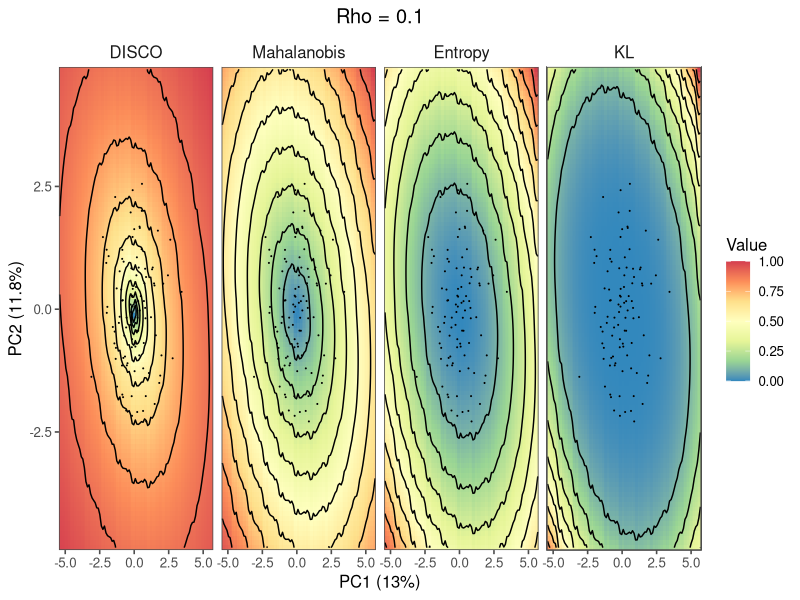
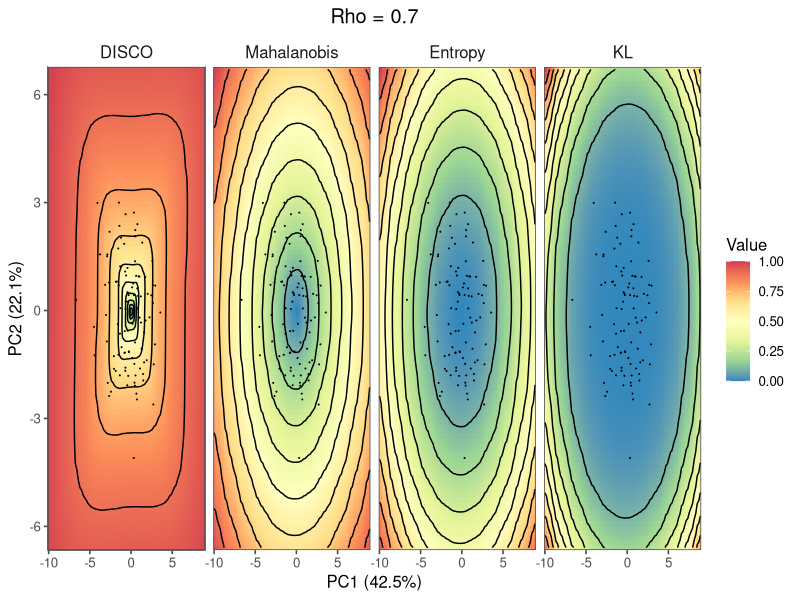
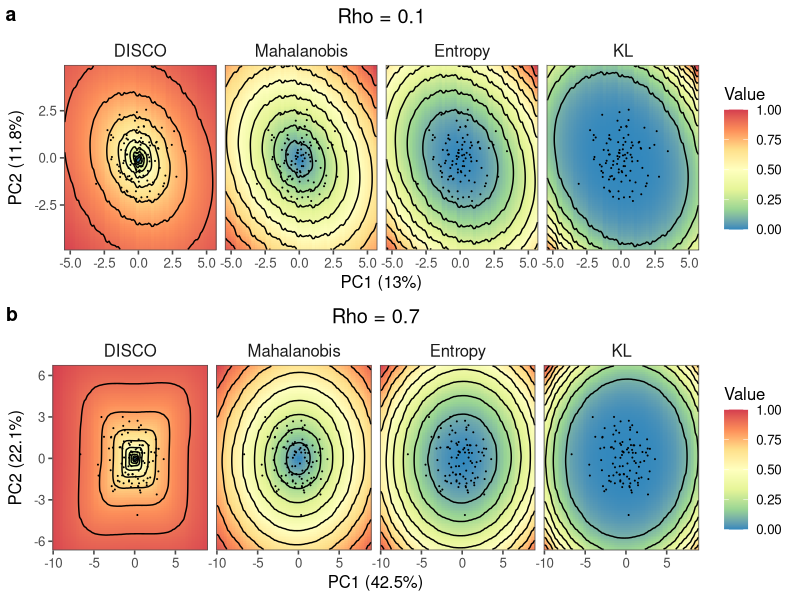
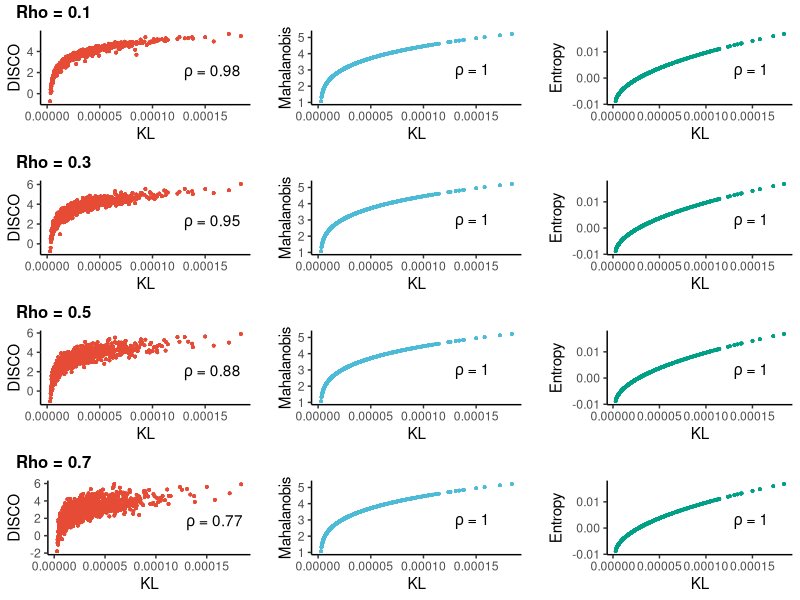
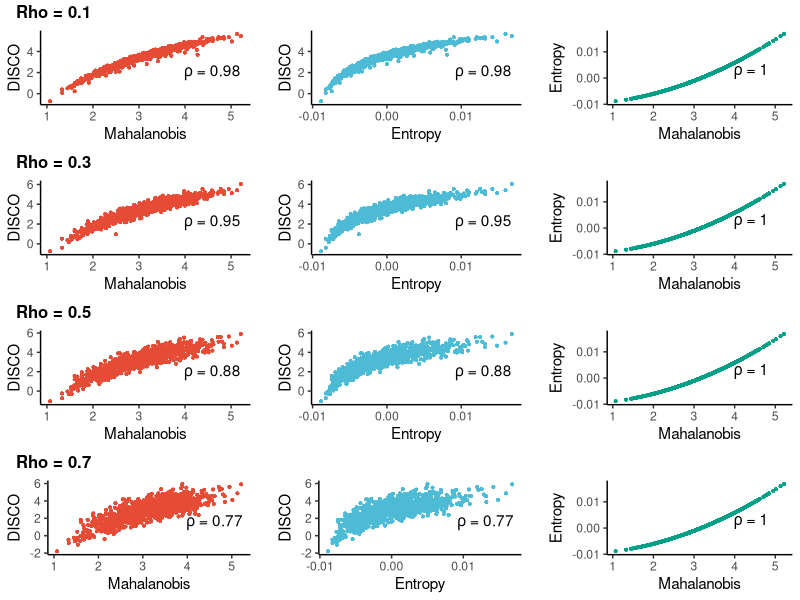

The R script that drew these images, in order:


library(ggplot2)
library(MASS)
library(ggthemes)
library(patchwork)
library(Matrix)

# 距离计算函数
mahalanobis_distance <- function(new_point, reference_data) {
  center <- colMeans(reference_data)
  cov_matrix <- cov(reference_data)
  
  # 处理协方差矩阵奇异性
  if (det(cov_matrix) < 1e-10) {
    cov_matrix <- cov_matrix + diag(1e-6, ncol(reference_data))
  }
  
  diff <- as.matrix(new_point - center)
  sqrt(t(diff) %*% solve(cov_matrix) %*% diff)
}

# DISCO函数（保持不变）
disco_distance <- function(new_point, reference_data, weights = NULL) {
  n_ref <- nrow(reference_data)
  p <- ncol(reference_data)
  
  if (is.null(weights)) weights <- matrix(1, p, p)
  ref_cor <- cor(reference_data)
  
  combined_data <- rbind(reference_data, new_point)
  
  new_cor <- cor(combined_data)
  cor_diff <- ref_cor - new_cor
  
  weighted_diff <- 0.5*cor_diff^2 * weights
  
  sum_diff <- sum(as.numeric(weighted_diff))
  
  log(sum_diff * n_ref^2)
}

entropy_distance <- function(new_point, reference_data) {
  p <- ncol(reference_data)
  cov_ref <- cov(reference_data)
  ref_det <- det(cov_ref)
  
  combined <- rbind(reference_data, new_point)
  cov_new <- cov(combined)
  new_det <- det(cov_new)
  
  # 熵距离与行列式的对数变化相关
  log(new_det) - log(ref_det)
}


kl_divergence_cor_specific <- kl_divergence_correct <- function(mu1, sigma1, mu2, sigma2, eps = 1e-10) {
  # 参数验证
  p <- length(mu1)
  if (nrow(sigma1) != p || nrow(sigma2) != p) {
    stop("均值和协方差矩阵维度不匹配")
  }
  
  # 正则化避免奇异矩阵
  sigma2_reg <- sigma2 + diag(eps, p)
  sigma1_reg <- sigma1 + diag(eps, p)
  
  # 计算逆矩阵
  sigma2_inv <- solve(sigma2_reg)
  
  # 正确的迹项计算
  trace_term <- sum(diag(sigma2_inv %*% sigma1_reg))
  
  # 优化行列式计算
  log_det_sigma2 <- determinant(sigma2_reg, logarithm = TRUE)$modulus[1]
  log_det_sigma1 <- determinant(sigma1_reg, logarithm = TRUE)$modulus[1]
  log_det_term <- log_det_sigma2 - log_det_sigma1
  
  # 均值差异项
  mean_diff <- as.vector(mu1 - mu2)
  mean_term <- as.numeric(t(mean_diff) %*% sigma2_inv %*% mean_diff)
  
  # KL散度公式
  0.5 * (trace_term - p + mean_term + log_det_term)
}

kl_distance  <- function(new_point, reference_data) {
  # 从原始数据计算参数（而不是协方差矩阵）
  ref_mean <- colMeans(reference_data)
  ref_cov <- cov(reference_data)
  
  combined_data <- rbind(reference_data, new_point)
  new_mean <- colMeans(combined_data)
  new_cov <- cov(combined_data)
  
  # 计算对称KL距离
  kl_forward <- kl_divergence_correct(new_mean, new_cov, ref_mean, ref_cov)
  #kl_reverse <- kl_divergence_correct(ref_mean, ref_cov, new_mean, new_cov)
  kl_forward
  #0.5 * (kl_forward + kl_reverse)
}





























standardize <- function(x) {
  (x - min(x)) / (max(x) - min(x))
}











































































































set.seed(123)
n_samples <- 1000  # 增加样本量以更好地表示高维空间
n_dim <- 10       # 10个维度

rho <- 0.1
cor_matrix <- toeplitz(rho^(0:(n_dim-1)))

var_values = runif(n_dim, 0.5, 1.5)
# Convert to covariance matrix
cov_matrix <- diag(sqrt(var_values)) %*% cor_matrix %*% diag(sqrt(var_values))
cov_matrix

# Generate data
mean_vector <- rep(0,n_dim)
data <- mvrnorm(n_samples, mean_vector, cov_matrix)
colnames(data) <- paste0("X", 1:n_dim)
as.data.frame(data)
reference_data=data

# 执行PCA降维
pca <- prcomp(reference_data, scale. = TRUE)

# 计算每个主成分的方差解释比例
variance_explained <- pca$sdev^2 / sum(pca$sdev^2) * 100

# 在PC1-PC2平面上创建网格
grid_size <- 100
pc1_range <- range(pca$x[,1]) * 1.5
pc2_range <- range(pca$x[,2]) * 1.5
pc1_grid <- seq(pc1_range[1], pc1_range[2], length.out = grid_size)
pc2_grid <- seq(pc2_range[1], pc2_range[2], length.out = grid_size)
pc_grid <- expand.grid(PC1 = pc1_grid, PC2 = pc2_grid)

# 固定其他主成分为0（只在PC1-PC2平面上变化）
pc_full_grid <- as.data.frame(matrix(0, nrow = nrow(pc_grid), ncol = n_dim))
colnames(pc_full_grid) <- paste0("PC", 1:n_dim)
pc_full_grid$PC1 <- pc_grid$PC1
pc_full_grid$PC2 <- pc_grid$PC2

# 将PC坐标转回原始特征空间
grid_points <- as.data.frame(
  pca$center + as.matrix(pc_full_grid) %*% t(pca$rotation)
)
dim(grid_points)


# 计算网格中每个点的三种距离
grid_distances <- data.frame(
  PC1 = pc_grid$PC1,
  PC2 = pc_grid$PC2,
  Mahalanobis = apply(grid_points, 1, function(row) mahalanobis_distance(row, reference_data)),
  DISCO = apply(grid_points, 1, function(row) disco_distance(row, reference_data)),
  Entropy = apply(grid_points, 1, function(row) entropy_distance(row, reference_data)),
  KL = apply(grid_points, 1, function(row) kl_distance(row, reference_data))
)


grid_distances$Mahalanobis <- standardize(grid_distances$Mahalanobis)
grid_distances$DISCO <- standardize(grid_distances$DISCO)
grid_distances$Entropy <- standardize(grid_distances$Entropy)
grid_distances$KL <- standardize(log(grid_distances$KL+1))

# 转换为长格式
grid_distances_long <- reshape2::melt(grid_distances, id.vars = c("PC1", "PC2"))
colnames(grid_distances_long) <- c("PC1", "PC2", "Distance", "Value")

# 计算原始数据在PC1-PC2平面上的投影
pc_projection <- as.data.frame(pca$x[,1:2])
colnames(pc_projection) <- c("PC1", "PC2")

# 绘制三种距离的等高线图（在PC1-PC2平面上）
unique(grid_distances_long$Distance)

grid_distances_long$Distance=factor(grid_distances_long$Distance,
                                    levels = unique(grid_distances_long$Distance)[c(2,1,3,4)])

p_contour_low <- ggplot() +
  geom_raster(data = grid_distances_long, aes(PC1, PC2, fill = Value)) +
  geom_contour(data = grid_distances_long, aes(PC1, PC2, z = Value), 
               color = "black", bins = 10) +
  geom_point(data = pc_projection[sample(nrow(pc_projection),100),], 
             aes(PC1, PC2), 
             size = 0.05, color = "black") + 
  facet_wrap(~ Distance, ncol = 4) +
  scale_fill_distiller(palette = "Spectral") +
  labs(title = "Rho = 0.1",
    x = paste0("PC1 (", round(variance_explained[1], 1), "%)"),
    y = paste0("PC2 (", round(variance_explained[2], 1), "%)")) +
  theme_few() +
  theme(strip.text = element_text(size = 12),
        plot.title = element_text(hjust = 0.5)) +
  scale_x_continuous(expand = c(0,0)) +
  scale_y_continuous(expand = c(0,0)) 

p_contour_low

########################
rho <- 0.7
cor_matrix <- toeplitz(rho^(0:(n_dim-1)))

var_values = runif(n_dim, 0.5, 1.5)
# Convert to covariance matrix
cov_matrix <- diag(sqrt(var_values)) %*% cor_matrix %*% diag(sqrt(var_values))
cov_matrix

# Generate data
mean_vector <- rep(0,n_dim)
data <- mvrnorm(n_samples, mean_vector, cov_matrix)
colnames(data) <- paste0("X", 1:n_dim)
as.data.frame(data)
reference_data=data

# 执行PCA降维
pca <- prcomp(reference_data, scale. = TRUE)

# 计算每个主成分的方差解释比例
variance_explained <- pca$sdev^2 / sum(pca$sdev^2) * 100

# 在PC1-PC2平面上创建网格
grid_size <- 100
pc1_range <- range(pca$x[,1]) * 1.5
pc2_range <- range(pca$x[,2]) * 1.5
pc1_grid <- seq(pc1_range[1], pc1_range[2], length.out = grid_size)
pc2_grid <- seq(pc2_range[1], pc2_range[2], length.out = grid_size)
pc_grid <- expand.grid(PC1 = pc1_grid, PC2 = pc2_grid)

# 固定其他主成分为0（只在PC1-PC2平面上变化）
pc_full_grid <- as.data.frame(matrix(0, nrow = nrow(pc_grid), ncol = n_dim))
colnames(pc_full_grid) <- paste0("PC", 1:n_dim)
pc_full_grid$PC1 <- pc_grid$PC1
pc_full_grid$PC2 <- pc_grid$PC2

# 将PC坐标转回原始特征空间
grid_points <- as.data.frame(
  pca$center + as.matrix(pc_full_grid) %*% t(pca$rotation)
)
dim(grid_points)


# 计算网格中每个点的三种距离
grid_distances <- data.frame(
  PC1 = pc_grid$PC1,
  PC2 = pc_grid$PC2,
  Mahalanobis = apply(grid_points, 1, function(row) mahalanobis_distance(row, reference_data)),
  DISCO = apply(grid_points, 1, function(row) disco_distance(row, reference_data)),
  Entropy = apply(grid_points, 1, function(row) entropy_distance(row, reference_data)),
  KL = apply(grid_points, 1, function(row) kl_distance(row, reference_data))
)
head(grid_distances)

grid_distances$Mahalanobis <- standardize(grid_distances$Mahalanobis)
grid_distances$DISCO <- standardize(grid_distances$DISCO)
grid_distances$Entropy <- standardize(grid_distances$Entropy)
grid_distances$KL <- standardize(log(grid_distances$KL+1))

# 转换为长格式
grid_distances_long <- reshape2::melt(grid_distances, id.vars = c("PC1", "PC2"))
colnames(grid_distances_long) <- c("PC1", "PC2", "Distance", "Value")

# 计算原始数据在PC1-PC2平面上的投影
pc_projection <- as.data.frame(pca$x[,1:2])
colnames(pc_projection) <- c("PC1", "PC2")

# 绘制三种距离的等高线图（在PC1-PC2平面上）
unique(grid_distances_long$Distance)

grid_distances_long$Distance=factor(grid_distances_long$Distance,
                                    levels = unique(grid_distances_long$Distance)[c(2,1,3,4)])

p_contour_high <- ggplot() +
  geom_raster(data = grid_distances_long, aes(PC1, PC2, fill = Value)) +
  geom_contour(data = grid_distances_long, aes(PC1, PC2, z = Value), 
               color = "black", bins = 10) +
  geom_point(data = pc_projection[sample(nrow(pc_projection),100),], 
             aes(PC1, PC2), 
             size = 0.05, color = "black") + 
  facet_wrap(~ Distance, ncol = 4) +
  scale_fill_distiller(palette = "Spectral") +
  labs(title = "Rho = 0.7",
       x = paste0("PC1 (", round(variance_explained[1], 1), "%)"),
       y = paste0("PC2 (", round(variance_explained[2], 1), "%)")) +
  theme_few() +
  theme(strip.text = element_text(size = 12),
        plot.title = element_text(hjust = 0.5)) +
  scale_x_continuous(expand = c(0,0)) +
  scale_y_continuous(expand = c(0,0)) 

p_contour_high

library(ggpubr)
pdf("Cmp.DISCO_with_KL_high.pdf", height = 6, width = 8)
#print(p_contour_low)
ggarrange(p_contour_low,p_contour_high,nrow = 2,labels = c("a","b"))
dev.off()

#################
# Historical working-directory instruction omitted; the runner supplies output.
library(ggplot2)
library(MASS)
library(ggthemes)
library(patchwork)
plot_KL <- function(rho){
  
  # 生成10维示例数据
  set.seed(123)
  n_samples <- 1000  # 增加样本量以更好地表示高维空间
  n_dim <- 10       # 10个维度
  
  #rho <- 0.7
  cor_matrix <- toeplitz(rho^(0:(n_dim-1)))
  
  var_values = runif(n_dim, 0.5, 1.5)
  # Convert to covariance matrix
  cov_matrix <- diag(sqrt(var_values)) %*% cor_matrix %*% diag(sqrt(var_values))
  cov_matrix
  
  # Generate data
  data <- mvrnorm(n_samples, mean_vector, cov_matrix)
  colnames(data) <- paste0("X", 1:n_dim)
  as.data.frame(data)
  reference_data=data
  
  grid_distances <- data.frame(
    PC1 = pc_grid$PC1,
    PC2 = pc_grid$PC2,
    Mahalanobis = apply(reference_data, 1, function(row) mahalanobis_distance(row, reference_data)),
    DISCO = apply(reference_data, 1, function(row) disco_distance(row, reference_data)),
    Entropy = apply(reference_data, 1, function(row) entropy_distance(row, reference_data)),
    KL=apply(reference_data, 1, function(row) kl_distance(row, reference_data))
  )
  
  p1=ggplot(grid_distances,aes(KL,DISCO)) +
    geom_point(color="#E64B35FF",size=0.5) +
    stat_cor(method = "spearman",cor.coef.name = "rho",
             label.x.npc = 0.7,
             label.y.npc = "bottom",
             aes(label = ..r.label..)) +
    theme_classic()
  
  p2=ggplot(grid_distances,aes(KL,Mahalanobis)) +
    geom_point(color="#4DBBD5FF",size=0.5) +
    stat_cor(method = "spearman",cor.coef.name = "rho",
             label.x.npc = 0.7,
             label.y.npc = "bottom",
             aes(label = ..r.label..)) +
    theme_classic()
  
  p3=ggplot(grid_distances,aes(KL,Entropy)) +
    geom_point(color="#00A087FF",size=0.5) +
    stat_cor(method = "spearman",cor.coef.name = "rho",
             label.x.npc = 0.7,
             label.y.npc = "bottom",
             aes(label = ..r.label..)) +
    theme_classic()
    
  library(ggpubr)
  
  annotate_figure(ggarrange(p1,NULL,p2,NULL,p3,
                            widths = c(1,0.05,1,0.05,1),nrow = 1),
                  top = text_grob(paste("Rho =",rho),face = "bold",
                                  size = 12, x = 0.02, hjust = 0))
  
}

p1=plot_KL(0.1)
p2=plot_KL(0.3)
p3=plot_KL(0.5)
p4=plot_KL(0.7)

pdf("DM2KL.pdf",height = 8,width = 8)
ggarrange(p1,p2,p3,p4,nrow = 4)
dev.off()

plot_KLL <- function(rho){
  
  # 生成10维示例数据
  set.seed(123)
  n_samples <- 1000  # 增加样本量以更好地表示高维空间
  n_dim <- 10       # 10个维度
  
  #rho <- 0.7
  cor_matrix <- toeplitz(rho^(0:(n_dim-1)))
  
  var_values = runif(n_dim, 0.5, 1.5)
  # Convert to covariance matrix
  cov_matrix <- diag(sqrt(var_values)) %*% cor_matrix %*% diag(sqrt(var_values))
  cov_matrix
  
  # Generate data
  data <- mvrnorm(n_samples, mean_vector, cov_matrix)
  colnames(data) <- paste0("X", 1:n_dim)
  as.data.frame(data)
  reference_data=data
  
  grid_distances <- data.frame(
    PC1 = pc_grid$PC1,
    PC2 = pc_grid$PC2,
    Mahalanobis = apply(reference_data, 1, function(row) mahalanobis_distance(row, reference_data)),
    DISCO = apply(reference_data, 1, function(row) disco_distance(row, reference_data)),
    Entropy = apply(reference_data, 1, function(row) entropy_distance(row, reference_data)),
    KL=apply(reference_data, 1, function(row) kl_distance(row, reference_data))
  )
  
  p1=ggplot(grid_distances,aes(Mahalanobis,DISCO)) +
    geom_point(color="#E64B35FF",size=0.5) +
    stat_cor(method = "spearman",cor.coef.name = "rho",
             label.x.npc = 0.7,
             label.y.npc = "bottom",
             aes(label = ..r.label..)) +
    theme_classic()
  
  p2=ggplot(grid_distances,aes(Entropy,DISCO)) +
    geom_point(color="#4DBBD5FF",size=0.5) +
    stat_cor(method = "spearman",cor.coef.name = "rho",
             label.x.npc = 0.7,
             label.y.npc = "bottom",
             aes(label = ..r.label..)) +
    theme_classic()
  
  p3=ggplot(grid_distances,aes(Mahalanobis,Entropy)) +
    geom_point(color="#00A087FF",size=0.5) +
    stat_cor(method = "spearman",cor.coef.name = "rho",
             label.x.npc = 0.7,
             label.y.npc = "bottom",
             aes(label = ..r.label..)) +
    theme_classic()
  
  library(ggpubr)
  
  annotate_figure(ggarrange(p1,NULL,p2,NULL,p3,
                            widths = c(1,0.05,1,0.05,1),nrow = 1),
                  top = text_grob(paste("Rho =",rho),face = "bold",
                                  size = 12, x = 0.02, hjust = 0))
  
}
p1=plot_KLL(0.1)
p2=plot_KLL(0.3)
p3=plot_KLL(0.5)
p4=plot_KLL(0.7)

pdf("DM3KL.pdf",height = 8,width = 8)
ggarrange(p1,p2,p3,p4,nrow = 4)
dev.off()
